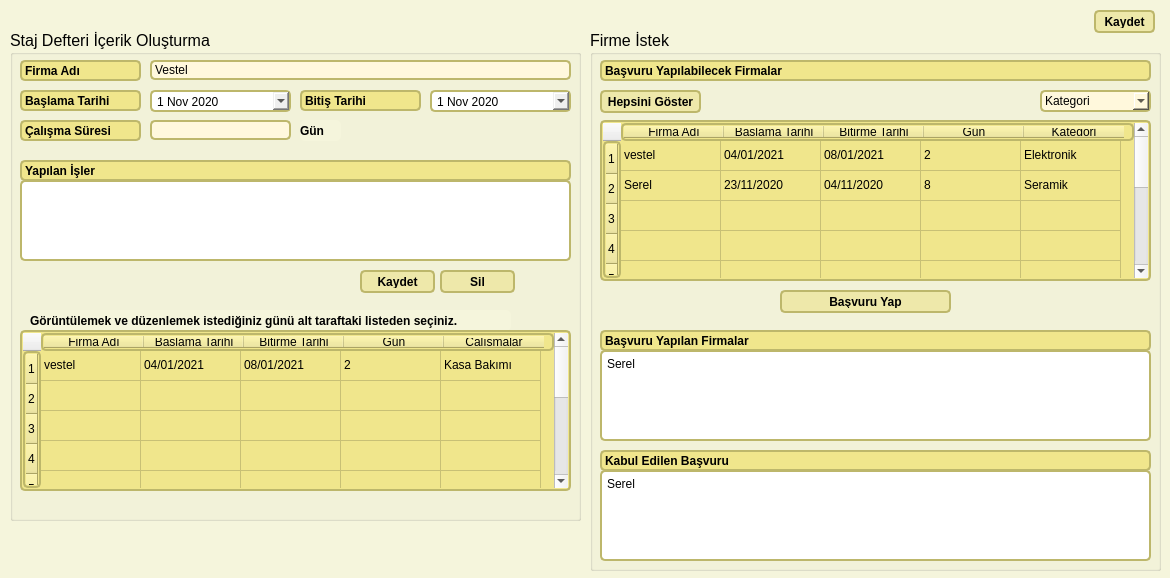
<?xml version="1.0" encoding="UTF-8"?>
<ui version="4.0">
 <class>MainWindow</class>
 <widget class="QMainWindow" name="MainWindow">
  <property name="geometry">
   <rect>
    <x>0</x>
    <y>0</y>
    <width>1170</width>
    <height>578</height>
   </rect>
  </property>
  <property name="windowTitle">
   <string>Ogrenci İşlemleri</string>
  </property>
  <property name="styleSheet">
   <string notr="true">.QWidget {
   background-color: beige;
}

/* Nice Windows-XP-style password character. */
QLineEdit[echoMode=&quot;2&quot;] {
    lineedit-password-character: 9679;
}

/* We provide a min-width and min-height for push buttons
   so that they look elegant regardless of the width of the text. */
QPushButton {
    background-color: palegoldenrod;
    border-width: 2px;
    border-color: darkkhaki;
    border-style: solid;
    border-radius: 5;
    padding: 3px;
    min-width: 9ex;
    min-height: 2.5ex;
}
QDateEdit{
    border-width: 2px;
    border-color: darkkhaki;
    border-style: solid;
    border-radius: 5;
    padding: 3px;
    min-width: 9ex;
    min-height: 2.5ex;
}


QPushButton:hover {
   background-color: khaki;
}

/* Increase the padding, so the text is shifted when the button is
   pressed. */
QPushButton:pressed {
    padding-left: 5px;
    padding-top: 5px;
    background-color: #d0d67c;
}

QLabel, QAbstractButton {
    font: bold;
}

/* Mark mandatory fields with a brownish color. */
.mandatory {
    color: brown;
}

/* Bold text on status bar looks awful. */
QStatusBar QLabel {
   font: normal;
}

QStatusBar::item {
    border-width: 1;
    border-color: darkkhaki;
    border-style: solid;
    border-radius: 2;
}

QComboBox, QLineEdit, QSpinBox, QTextEdit {
    background-color: cornsilk;
    selection-color: #0a214c; 
    selection-background-color: #C19A6B;
	border-width: 2px;
    border-color: darkkhaki;
    border-style: solid;
    border-radius: 5;
}

QListView {
   background-color: beige;
}

QListView {
    show-decoration-selected: 1;
}

QListView::item:hover {
    background-color: wheat;
}

/* We reserve 1 pixel space in padding. When we get the focus,
   we kill the padding and enlarge the border. This makes the items
   glow. */
QLineEdit, QFrame {
    border-width: 2px;
    padding: 1px;
    border-style: solid;
    border-color: darkkhaki;
    border-radius: 5px;
}

/* As mentioned above, eliminate the padding and increase the border. */
QLineEdit:focus, QFrame:focus {
    border-width: 3px;
    padding: 0px;
}

/* A QLabel is a QFrame ... */
QLabel {
    border: none;
    padding: 0;
    background: none;
	background-color: beige;
}


/* A QToolTip is a QLabel ... */
QToolTip {
    border: 2px solid darkkhaki;
    padding: 5px;
    border-radius: 3px;
    opacity: 200;
}

/* Nice to have the background color change when hovered. */
QRadioButton:hover, QCheckBox:hover {
    background-color: wheat;
}

/* Force the dialog's buttons to follow the Windows guidelines. */
QDialogButtonBox {
    button-layout: 0;
}

QTabWidget::pane { /* The tab widget frame */
    border-top: 2px solid #C2C7CB;
}

QTabWidget::tab-bar {
    left: 5px; /* move to the right by 5px */
}

/* Style the tab using the tab sub-control. Note that
    it reads QTabBar _not_ QTabWidget */
QTabBar::tab {
    background: palegoldenrod(x1: 0, y1: 0, x2: 0, y2: 1,
                                stop: 0 #E1E1E1, stop: 0.4 #DDDDDD,
                                stop: 0.5 #D8D8D8, stop: 1.0 #D3D3D3);
   border-width: 2px;
    border-color: darkkhaki;
    border-style: solid;
    border-top-left-radius: 4px;
    border-top-right-radius: 4px;
    min-width: 8ex;
    padding: 2px;
}

QTabBar::tab:selected, QTabBar::tab:hover {
    background-color: palegoldenrod;
}

QTabBar::tab:selected {
	border-width: 2px;
    border-color: darkkhaki;
    border-style: solid;
    border-bottom-color: #darkkhaki; /* same as pane color */
}

QTabBar::tab:!selected {
    margin-top: 2px; /* make non-selected tabs look smaller */
}

QFrame{
	background-color: khaki;
    border-width: 2px;
    border-color: darkkhaki;
    border-style: solid;
    border-radius: 5;
	
}

QPlainTextEdit{
	
	background-color: rgb(255, 255, 255);
}</string>
  </property>
  <widget class="QWidget" name="centralwidget">
   <widget class="QGroupBox" name="deftericerikolusturma">
    <property name="geometry">
     <rect>
      <x>10</x>
      <y>30</y>
      <width>571</width>
      <height>491</height>
     </rect>
    </property>
    <property name="font">
     <font>
      <pointsize>12</pointsize>
     </font>
    </property>
    <property name="title">
     <string>Staj Defteri İçerik Oluşturma</string>
    </property>
    <widget class="QLabel" name="lblFirmaAdi">
     <property name="geometry">
      <rect>
       <x>10</x>
       <y>30</y>
       <width>121</width>
       <height>21</height>
      </rect>
     </property>
     <property name="text">
      <string>Firma Adı</string>
     </property>
    </widget>
    <widget class="QLineEdit" name="lineFirmaAdi">
     <property name="geometry">
      <rect>
       <x>140</x>
       <y>30</y>
       <width>421</width>
       <height>20</height>
      </rect>
     </property>
     <property name="text">
      <string>Vestel</string>
     </property>
    </widget>
    <widget class="QLabel" name="lblBaslamaTarihi">
     <property name="geometry">
      <rect>
       <x>10</x>
       <y>60</y>
       <width>121</width>
       <height>21</height>
      </rect>
     </property>
     <property name="text">
      <string>Başlama Tarihi</string>
     </property>
    </widget>
    <widget class="QLabel" name="lblBitsTarihi">
     <property name="geometry">
      <rect>
       <x>290</x>
       <y>60</y>
       <width>121</width>
       <height>21</height>
      </rect>
     </property>
     <property name="text">
      <string>Bitiş Tarihi</string>
     </property>
    </widget>
    <widget class="QLabel" name="lblCalismaSuresi">
     <property name="geometry">
      <rect>
       <x>10</x>
       <y>90</y>
       <width>121</width>
       <height>21</height>
      </rect>
     </property>
     <property name="text">
      <string>Çalışma Süresi</string>
     </property>
    </widget>
    <widget class="QLineEdit" name="lineCalismaSuresi">
     <property name="geometry">
      <rect>
       <x>140</x>
       <y>90</y>
       <width>141</width>
       <height>20</height>
      </rect>
     </property>
    </widget>
    <widget class="QLabel" name="gun">
     <property name="geometry">
      <rect>
       <x>290</x>
       <y>90</y>
       <width>41</width>
       <height>21</height>
      </rect>
     </property>
     <property name="styleSheet">
      <string notr="true">QLabel {
    border: none;
    padding: 0;
    
	background-color: beige;
}</string>
     </property>
     <property name="text">
      <string>Gün</string>
     </property>
    </widget>
    <widget class="QLabel" name="label_5">
     <property name="geometry">
      <rect>
       <x>10</x>
       <y>130</y>
       <width>551</width>
       <height>21</height>
      </rect>
     </property>
     <property name="text">
      <string>Yapılan İşler</string>
     </property>
    </widget>
    <widget class="QPlainTextEdit" name="textYapilacakIsler">
     <property name="geometry">
      <rect>
       <x>10</x>
       <y>150</y>
       <width>551</width>
       <height>81</height>
      </rect>
     </property>
    </widget>
    <widget class="QPushButton" name="btnKaydet">
     <property name="geometry">
      <rect>
       <x>350</x>
       <y>240</y>
       <width>75</width>
       <height>23</height>
      </rect>
     </property>
     <property name="text">
      <string>Kaydet</string>
     </property>
    </widget>
    <widget class="QPushButton" name="btnSil">
     <property name="geometry">
      <rect>
       <x>430</x>
       <y>240</y>
       <width>75</width>
       <height>23</height>
      </rect>
     </property>
     <property name="text">
      <string>Sil</string>
     </property>
    </widget>
    <widget class="QLabel" name="uyari">
     <property name="geometry">
      <rect>
       <x>20</x>
       <y>280</y>
       <width>481</width>
       <height>21</height>
      </rect>
     </property>
     <property name="styleSheet">
      <string notr="true">QLabel {
    border: none;
    padding: 0;
    
	background-color: beige;
}</string>
     </property>
     <property name="text">
      <string>Görüntülemek ve düzenlemek istediğiniz günü alt taraftaki listeden seçiniz.</string>
     </property>
    </widget>
    <widget class="QTableWidget" name="tblwGunler">
     <property name="geometry">
      <rect>
       <x>10</x>
       <y>300</y>
       <width>551</width>
       <height>161</height>
      </rect>
     </property>
     <property name="rowCount">
      <number>10</number>
     </property>
     <property name="columnCount">
      <number>5</number>
     </property>
     <row/>
     <row/>
     <row/>
     <row/>
     <row/>
     <row/>
     <row/>
     <row/>
     <row/>
     <row/>
     <column>
      <property name="text">
       <string>Firma Adı</string>
      </property>
     </column>
     <column>
      <property name="text">
       <string>Başlama Tarihi</string>
      </property>
     </column>
     <column>
      <property name="text">
       <string>Bitirme Tarihi</string>
      </property>
     </column>
     <column>
      <property name="text">
       <string>Gün</string>
      </property>
     </column>
     <column>
      <property name="text">
       <string>Çalışmalar</string>
      </property>
     </column>
     <item row="0" column="0">
      <property name="text">
       <string>vestel</string>
      </property>
     </item>
     <item row="0" column="1">
      <property name="text">
       <string>04/01/2021</string>
      </property>
     </item>
     <item row="0" column="2">
      <property name="text">
       <string>08/01/2021</string>
      </property>
     </item>
     <item row="0" column="3">
      <property name="text">
       <string>2</string>
      </property>
     </item>
     <item row="0" column="4">
      <property name="text">
       <string>Kasa Bakımı</string>
      </property>
     </item>
    </widget>
    <widget class="QDateEdit" name="dateBaslamaTarihi_2">
     <property name="geometry">
      <rect>
       <x>140</x>
       <y>60</y>
       <width>141</width>
       <height>22</height>
      </rect>
     </property>
     <property name="contextMenuPolicy">
      <enum>Qt::DefaultContextMenu</enum>
     </property>
     <property name="buttonSymbols">
      <enum>QAbstractSpinBox::UpDownArrows</enum>
     </property>
     <property name="calendarPopup">
      <bool>true</bool>
     </property>
     <property name="date">
      <date>
       <year>2020</year>
       <month>11</month>
       <day>1</day>
      </date>
     </property>
    </widget>
    <widget class="QDateEdit" name="dateBitisTarihi">
     <property name="geometry">
      <rect>
       <x>420</x>
       <y>60</y>
       <width>141</width>
       <height>22</height>
      </rect>
     </property>
     <property name="contextMenuPolicy">
      <enum>Qt::DefaultContextMenu</enum>
     </property>
     <property name="buttonSymbols">
      <enum>QAbstractSpinBox::UpDownArrows</enum>
     </property>
     <property name="calendarPopup">
      <bool>true</bool>
     </property>
     <property name="date">
      <date>
       <year>2020</year>
       <month>11</month>
       <day>1</day>
      </date>
     </property>
    </widget>
   </widget>
   <widget class="QGroupBox" name="firmaistek">
    <property name="geometry">
     <rect>
      <x>590</x>
      <y>30</y>
      <width>571</width>
      <height>541</height>
     </rect>
    </property>
    <property name="font">
     <font>
      <pointsize>12</pointsize>
     </font>
    </property>
    <property name="title">
     <string>Firme İstek</string>
    </property>
    <widget class="QLabel" name="label_6">
     <property name="geometry">
      <rect>
       <x>10</x>
       <y>30</y>
       <width>551</width>
       <height>21</height>
      </rect>
     </property>
     <property name="text">
      <string>Başvuru Yapılabilecek Firmalar</string>
     </property>
    </widget>
    <widget class="QPushButton" name="btnHepsiniGoster">
     <property name="geometry">
      <rect>
       <x>10</x>
       <y>60</y>
       <width>101</width>
       <height>23</height>
      </rect>
     </property>
     <property name="text">
      <string>Hepsini Göster</string>
     </property>
    </widget>
    <widget class="QComboBox" name="cboxKategori">
     <property name="geometry">
      <rect>
       <x>450</x>
       <y>60</y>
       <width>111</width>
       <height>22</height>
      </rect>
     </property>
     <item>
      <property name="text">
       <string>Kategori</string>
      </property>
     </item>
     <item>
      <property name="text">
       <string>Elektronik</string>
      </property>
     </item>
     <item>
      <property name="text">
       <string>Seramik</string>
      </property>
     </item>
     <item>
      <property name="text">
       <string>Plastik</string>
      </property>
     </item>
     <item>
      <property name="text">
       <string>Ambalaj</string>
      </property>
     </item>
    </widget>
    <widget class="QTableWidget" name="tblwFirmalar">
     <property name="geometry">
      <rect>
       <x>10</x>
       <y>90</y>
       <width>551</width>
       <height>161</height>
      </rect>
     </property>
     <property name="rowCount">
      <number>10</number>
     </property>
     <property name="columnCount">
      <number>5</number>
     </property>
     <row/>
     <row/>
     <row/>
     <row/>
     <row/>
     <row/>
     <row/>
     <row/>
     <row/>
     <row/>
     <column>
      <property name="text">
       <string>Firma Adı</string>
      </property>
     </column>
     <column>
      <property name="text">
       <string>Başlama Tarihi</string>
      </property>
     </column>
     <column>
      <property name="text">
       <string>Bitirme Tarihi</string>
      </property>
     </column>
     <column>
      <property name="text">
       <string>Gün</string>
      </property>
     </column>
     <column>
      <property name="text">
       <string>Kategori</string>
      </property>
     </column>
     <item row="0" column="0">
      <property name="text">
       <string>vestel</string>
      </property>
     </item>
     <item row="0" column="1">
      <property name="text">
       <string>04/01/2021</string>
      </property>
     </item>
     <item row="0" column="2">
      <property name="text">
       <string>08/01/2021</string>
      </property>
     </item>
     <item row="0" column="3">
      <property name="text">
       <string>2</string>
      </property>
     </item>
     <item row="0" column="4">
      <property name="text">
       <string>Elektronik</string>
      </property>
     </item>
     <item row="1" column="0">
      <property name="text">
       <string>Serel</string>
      </property>
     </item>
     <item row="1" column="1">
      <property name="text">
       <string>23/11/2020</string>
      </property>
     </item>
     <item row="1" column="2">
      <property name="text">
       <string>04/11/2020</string>
      </property>
     </item>
     <item row="1" column="3">
      <property name="text">
       <string>8</string>
      </property>
     </item>
     <item row="1" column="4">
      <property name="text">
       <string>Seramik</string>
      </property>
     </item>
    </widget>
    <widget class="QPushButton" name="btnBasburuYap">
     <property name="geometry">
      <rect>
       <x>190</x>
       <y>260</y>
       <width>171</width>
       <height>23</height>
      </rect>
     </property>
     <property name="text">
      <string>Başvuru Yap</string>
     </property>
    </widget>
    <widget class="QLabel" name="label_7">
     <property name="geometry">
      <rect>
       <x>10</x>
       <y>300</y>
       <width>551</width>
       <height>21</height>
      </rect>
     </property>
     <property name="text">
      <string>Başvuru Yapılan Firmalar</string>
     </property>
    </widget>
    <widget class="QPlainTextEdit" name="textBasvuruFirmalar">
     <property name="geometry">
      <rect>
       <x>10</x>
       <y>320</y>
       <width>551</width>
       <height>91</height>
      </rect>
     </property>
     <property name="styleSheet">
      <string notr="true">#yapilanisler{
	background-color: rgb(255, 255, 255);
}
</string>
     </property>
     <property name="plainText">
      <string>Serel</string>
     </property>
    </widget>
    <widget class="QPlainTextEdit" name="textKabuEdilenBasvuru">
     <property name="geometry">
      <rect>
       <x>10</x>
       <y>440</y>
       <width>551</width>
       <height>91</height>
      </rect>
     </property>
     <property name="styleSheet">
      <string notr="true">#yapilanisler{
	background-color: rgb(255, 255, 255);
}
</string>
     </property>
     <property name="plainText">
      <string>Serel</string>
     </property>
    </widget>
    <widget class="QLabel" name="label_8">
     <property name="geometry">
      <rect>
       <x>10</x>
       <y>420</y>
       <width>551</width>
       <height>21</height>
      </rect>
     </property>
     <property name="text">
      <string>Kabul Edilen Başvuru</string>
     </property>
    </widget>
   </widget>
   <widget class="QPushButton" name="btnKapat">
    <property name="geometry">
     <rect>
      <x>1094</x>
      <y>10</y>
      <width>61</width>
      <height>23</height>
     </rect>
    </property>
    <property name="text">
     <string>Kaydet</string>
    </property>
   </widget>
  </widget>
 </widget>
 <resources/>
 <connections/>
</ui>
